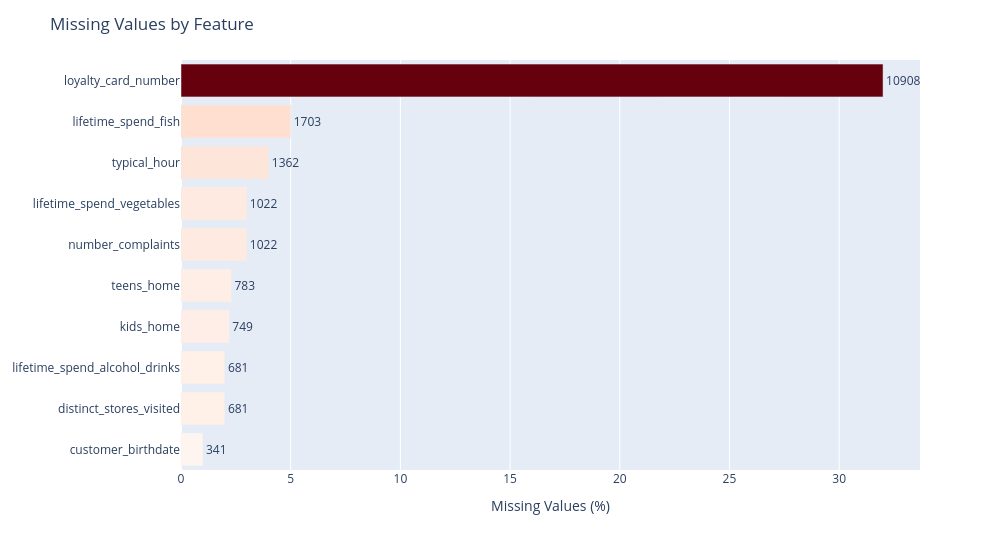

Notebook cell for this chart:
### Markdown cell above
## Missing Values

Missing values are checked before any transformation. This helps decide whether a value should be imputed, interpreted as a meaningful zero, or treated as an unknown category.

### Code cell
plot_missing_values(customer_info)

### Figure 1 — Plotly figure (JSON) as saved in the notebook; plotly's stock layout.template omitted (floating-point values rounded to 4 significant figures)
{"data": [{"alignmentgroup": "True", "hovertemplate": "missing_percentage=%{marker.color}<br>column=%{y}<br>missing_values=%{text}<extra></extra>", "legendgroup": "", "marker": {"color": [32, 5, 4, 3, 3, 2.3, 2.2, 2, 2, 1], "coloraxis": "coloraxis", "pattern": {"shape": ""}}, "name": "", "offsetgroup": "", "orientation": "h", "showlegend": false, "text": [10908, 1703, 1362, 1022, 1022, 783, 749, 681, 681, 341], "textposition": "outside", "type": "bar", "x": [32, 5, 4, 3, 3, 2.3, 2.2, 2, 2, 1], "xaxis": "x", "y": ["loyalty_card_number", "lifetime_spend_fish", "typical_hour", "number_complaints", "lifetime_spend_vegetables", "teens_home", "kids_home", "distinct_stores_visited", "lifetime_spend_alcohol_drinks", "customer_birthdate"], "yaxis": "y"}], "layout": {"barmode": "relative", "coloraxis": {"colorbar": {"title": {"text": "missing_percentage"}}, "colorscale": [[0, "rgb(255,245,240)"], [0.125, "rgb(254,224,210)"], [0.25, "rgb(252,187,161)"], [0.375, "rgb(252,146,114)"], [0.5, "rgb(251,106,74)"], [0.625, "rgb(239,59,44)"], [0.75, "rgb(203,24,29)"], [0.875, "rgb(165,15,21)"], [1, "rgb(103,0,13)"]], "showscale": false}, "height": 550, "legend": {"tracegroupgap": 0}, "margin": {"t": 60}, "title": {"text": "Missing Values by Feature"}, "width": 1000, "xaxis": {"anchor": "y", "domain": [0, 1], "title": {"text": "Missing Values (%)"}}, "yaxis": {"anchor": "x", "categoryorder": "total ascending", "domain": [0, 1], "title": {}}}}
